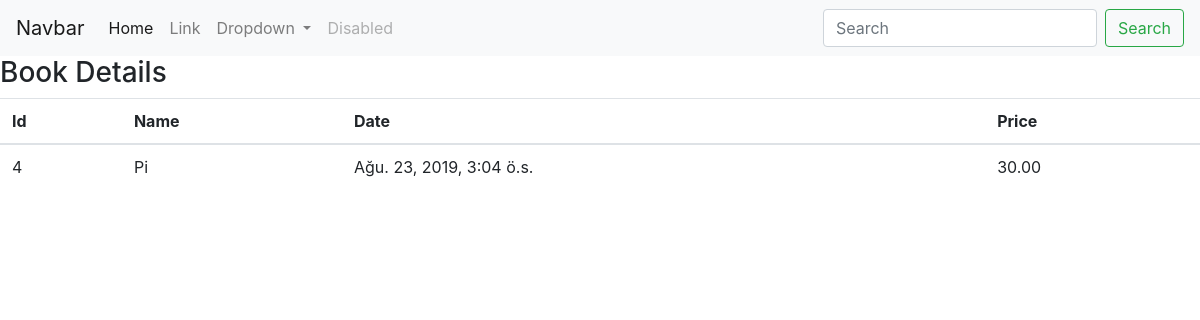
Screenshot of /books/bookdetails/4 with the database file from the repository.
### books/models.py (models this page shows, shortened)
class Book(models.Model):
    bookName=models.CharField(max_length=70)
    createdDate=models.DateTimeField("Date created")
    author=models.ForeignKey(Author,on_delete=models.CASCADE)
    bookPrice=models.DecimalField(decimal_places=2,max_digits=4,null=True)

### books/views.py (the view)
# urls.py: path('bookdetails/<int:bookId>', views.bookDetail,name="Book Details")
def bookDetail(request,bookId):
    try:
        context4={
            'book_details': Book.objects.get(id=bookId)
        }
    except Book.DoesNotExist:
        raise Http404("Book does not exist!!!!!")
    return render(request,'bookDetails.html',context4)

### books/templates/bookDetails.html (shortened to what this page needs)
<html>
<head>
<link rel="stylesheet" href="https://stackpath.bootstrapcdn.com/bootstrap/4.3.1/css/bootstrap.min.css">
</head>
<body>
<nav class="navbar navbar-expand-lg navbar-light bg-light">
  <a class="navbar-brand" href="#">Navbar</a>
  <div class="collapse navbar-collapse" id="navbarSupportedContent">
    <ul class="navbar-nav mr-auto">
      <li class="nav-item active">
        <a class="nav-link" href="#">Home <span class="sr-only">(current)</span></a>
      </li>
      <li class="nav-item">
        <a class="nav-link" href="#">Link</a>
      </li>
      <li class="nav-item dropdown">
        <a class="nav-link dropdown-toggle" href="#" id="navbarDropdown" role="button" data-toggle="dropdown" aria-haspopup="true" aria-expanded="false">
          Dropdown
        </a>
      </li>
      <li class="nav-item">
        <a class="nav-link disabled" href="#" tabindex="-1" aria-disabled="true">Disabled</a>
      </li>
    </ul>
    <form class="form-inline my-2 my-lg-0">
      <input class="form-control mr-sm-2" type="search" placeholder="Search" aria-label="Search">
      <button class="btn btn-outline-success my-2 my-sm-0" type="submit">Search</button>
    </form>
  </div>
</nav>
<h3>Book Details<h3>
<table class="table">
<thead>
<th>Id</th>
<th>Name</th>
<th>Date</th>
<th>Price</th>
</thead>
<tr>
<td>{{book_details.id}}</td>
<td>{{book_details.bookName}}</td>
<td>{{book_details.createdDate}}</td>
<td>{{book_details.bookPrice}}</td>
</tr>
</table>
</body>
</html>

### rows the page displays
Book: id "4", bookName "Pi", createdDate "Ağu. 23, 2019, 3:04 ö.s.", bookPrice "30.00"
